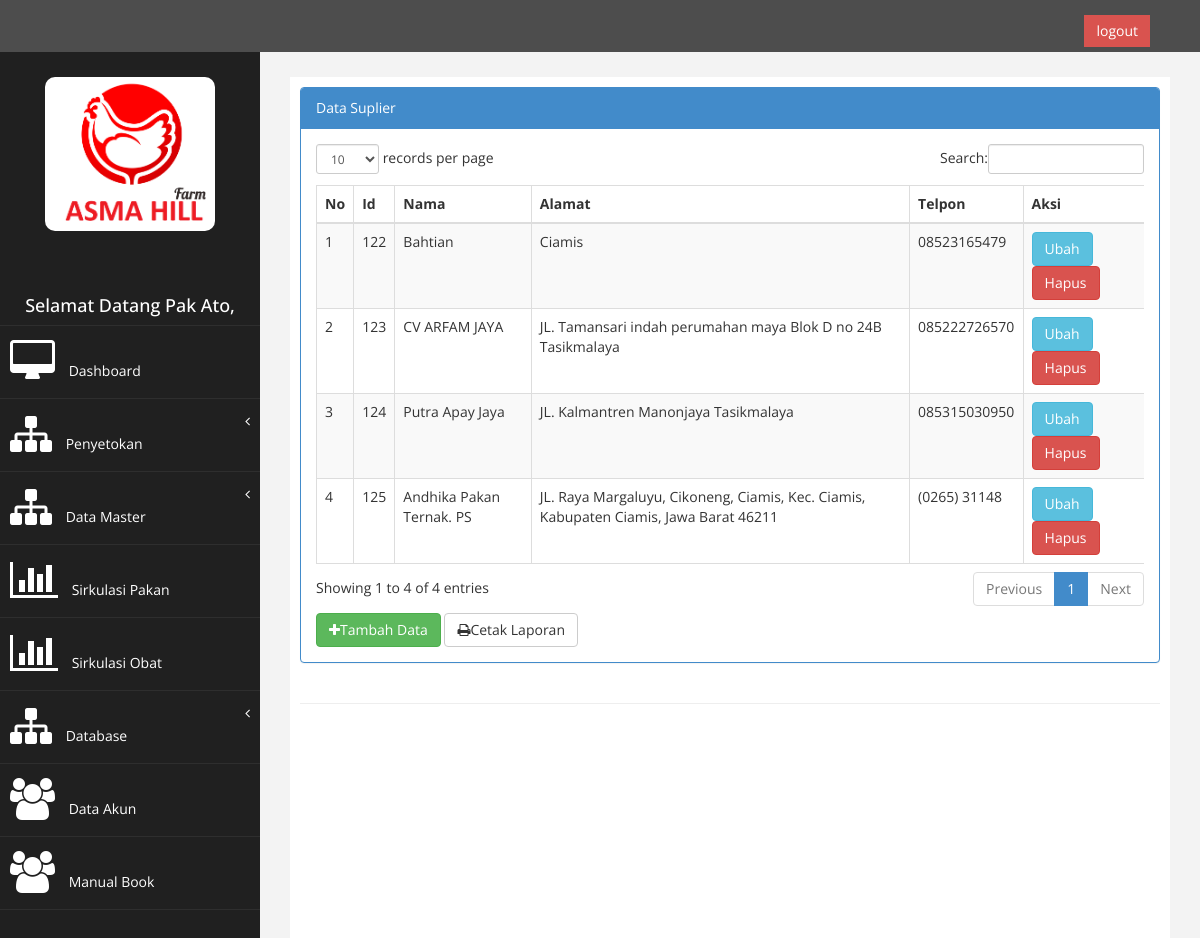
The page /index.php?page=data_suplier (signed in) on the database its author committed.
### tables this page shows
CREATE TABLE `tb_suplier` (
  `id_suplier` int(5) NOT NULL AUTO_INCREMENT,
  `nama_suplier` varchar(250) NOT NULL,
  `alamat_suplier` varchar(250) NOT NULL,
  `tlp_suplier` varchar(12) NOT NULL,
  PRIMARY KEY (`id_suplier`)
);

### page/data_suplier/data_suplier.php (the view)
<div class="row">
                <div class="col-md-12">
                    <div class="panel panel-primary">
                        <div class="panel-heading">
                             Data Suplier
                        </div>
                        <div class="panel-body">
                            <div class="table-responsive">
                                <table class="table table-striped table-bordered table-hover" id="dataTables-example">
                                    <thead>
                                        <tr>
                                            <th>No</th>
                                            <th>Id</th>
                                            <th>Nama</th>
                                            <th>Alamat</th>
                                            <th>Telpon</th>
                                            <th>Aksi</th>
                                        </tr>
                                    </thead>
                                    <tbody>
                                    <?php
                                    $no = 1;
                                    $sql = $koneksi->query("select * from tb_suplier");
                                    while ($data= $sql->fetch_assoc()){
                                    ?>
                                    <tr>
                                    <td><?php echo $no++; ?></td>
                                    <td><?php echo $data['id_suplier']; ?></td>
                                    <td><?php echo $data['nama_suplier']; ?></td>
                                    <td><?php echo $data['alamat_suplier']; ?></td>
                                    <td><?php echo $data['tlp_suplier']; ?></td>
                                    <td>
                                    <a href="?page=data_suplier&aksi=ubah&id_suplier=<?php echo $data['id_suplier'];?>"  class="btn btn-info">Ubah</a>
                                    <a onclick="return confirm('Anda Yakin Akan Menghapus Data Ini?')" href="?page=data_suplier&aksi=hapus&id=<?php echo $data['id_suplier']; ?>" class="btn btn-danger">Hapus</a>
                                    </td>
                                    </tr>
                                    <?php } ?>
                                    </tbody>
                                    </table>
                                    </div>
                                    <a href="?page=data_suplier&aksi=tambah" class="btn btn-success" style="margin-bottom: : 8px";><i class="fa fa-plus"></i>Tambah Data</a>
                                    <a href="./laporan/laporan_suplier.php" target="blank" class="btn btn-default" style="margin-bottom: : 8px";><i class="fa fa-print"></i>Cetak Laporan</a>
                                       </div>
                                        </div>
                                         </div>
                                          </div>

### assets/css/custom.css (style rules this page uses)
body { font-family: 'Open Sans', sans-serif; }

### rows shown on the page
tb_suplier: id_suplier "122", nama_suplier "Bahtian", alamat_suplier "Ciamis", tlp_suplier "08523165479"
tb_suplier: id_suplier "123", nama_suplier "CV ARFAM JAYA", alamat_suplier "JL. Tamansari indah perumahan maya Blok D no 24B Tasikmalaya", tlp_suplier "085222726570"
tb_suplier: id_suplier "124", nama_suplier "Putra Apay Jaya", alamat_suplier "JL. Kalmantren Manonjaya Tasikmalaya", tlp_suplier "085315030950"
tb_suplier: id_suplier "125", nama_suplier "Andhika Pakan Ternak. PS", alamat_suplier "JL. Raya Margaluyu, Cikoneng, Ciamis, Kec. Ciamis, Kabupaten Ciamis, Jawa Barat 46211", tlp_suplier "(0265) 31148"

### other values the page prints
$_SESSION['nama'] "Pak Ato"
